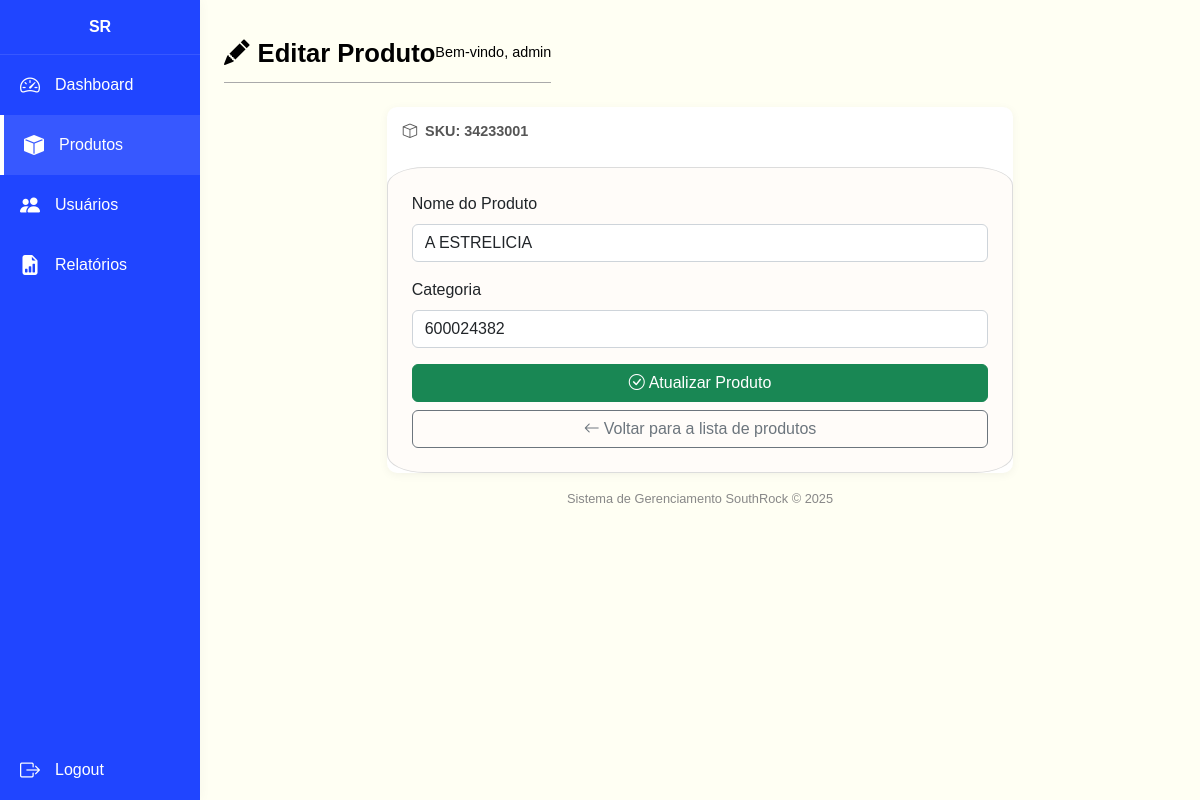
The page /pages/admin/editar_produto.php?sku=34233001 (signed in) on the database as committed earlier.
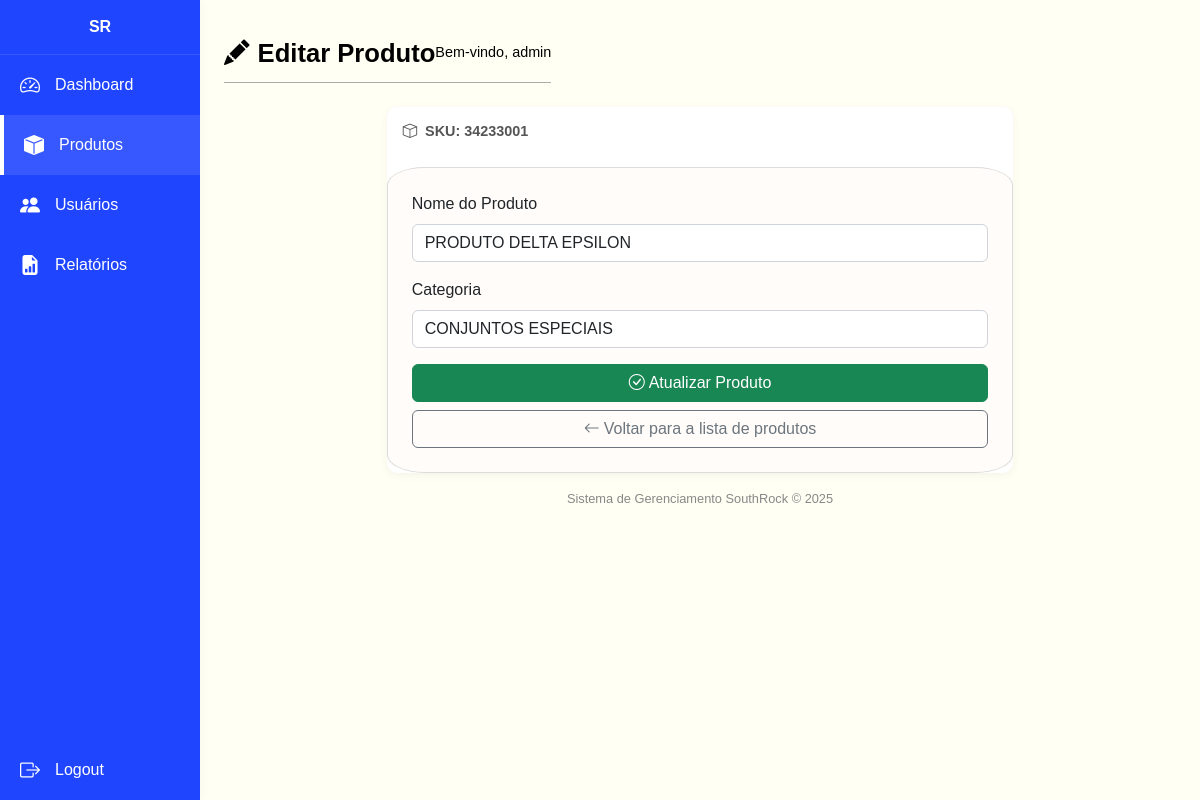
The same page on the database as committed later.
### tables this page shows
CREATE TABLE produtos (
    sku INT NOT NULL PRIMARY KEY,
    produto VARCHAR(255) NOT NULL,
    grupo VARCHAR(255) NOT NULL,
    unidade_medida VARCHAR(10) DEFAULT 'UN'
);

### pages/admin/editar_produto.php (the view, shortened to what this page needs)
<?php
include '../../includes/db.php';
$sku = '';
$produto = '';
$grupo = '';
if (isset($_GET['sku'])) {
    $sku = $_GET['sku'];
    $sqlSelect = "SELECT produto, grupo FROM produtos WHERE sku = ?";
    $stmtSelect = $conn->prepare($sqlSelect);
    $stmtSelect->bind_param('i', $sku);
    $stmtSelect->execute();
    $resultado = $stmtSelect->get_result();
    if ($resultado->num_rows > 0) {
        $row = $resultado->fetch_assoc();
        $produto = $row['produto'];
        $grupo = $row['grupo'];
    } else {
        $mensagem = "Produto não encontrado.";
    }
}
?>
<!DOCTYPE html>
<html lang="pt-BR">
<head>
    <link href="https://cdn.jsdelivr.net/npm/bootstrap@5.2.3/dist/css/bootstrap.min.css" rel="stylesheet">
    <link href="https://cdn.jsdelivr.net/npm/bootstrap-icons@1.10.0/font/bootstrap-icons.css" rel="stylesheet">
    <link rel="stylesheet" href="../../css/dashboard.css">
    <link rel="stylesheet" href="../../css/editar_produto.css">
</head>
<body>
    <div class="sidebar">
        <div class="sidebar-header">SR</div>
        <a href="dashboard.php">
            <i class="bi bi-speedometer2 icon"></i>
            <span class="text">Dashboard</span>
        </a>
        <a href="produtos.php" class="active">
            <i class="bi bi-box-fill icon"></i>
            <span class="text">Produtos</span>
        </a>
        <a href="usuarios.php">
            <i class="bi bi-people-fill icon"></i>
            <span class="text">Usuários</span>
        </a>
        <a href="relatorios.php">
            <i class="bi bi-file-earmark-bar-graph-fill icon"></i>
            <span class="text">Relatórios</span>
        </a>
        <div style="margin-top: auto;">
            <a href="logout.php">
                <i class="bi bi-box-arrow-right icon"></i>
                <span class="text">Logout</span>
            </a>
        </div>
    </div>
    <div class="content">
        <div class="container-fluid px-4 py-4">
            <div class="row mb-4">
                <div class="col-12 d-flex justify-content-between align-items-center">
                    <div class="dashboard-header">
                        <div class="painel-titulo">
                            <i class="bi bi-pencil-fill me-2"></i>Editar Produto
                        </div>
                        <div class="user-info">
                            Bem-vindo, <?php echo htmlspecialchars($_SESSION['username']); ?>
                        </div>
                    </div>
                </div>
            </div>
            <div class="row">
                <div class="col-md-8 mx-auto">
                    <div class="card estatistica-card">
                        <div class="card-header-flex p-3">
                            <h5 class="card-title">
                                <i class="bi bi-box me-2"></i>SKU: <?php echo htmlspecialchars($sku); ?>
                            </h5>
                        </div>
                        <div class="card-body p-4">
                            <form method="POST" action="">
                                <div class="mb-3">
                                    <label for="produto" class="form-label">Nome do Produto</label>
                                    <input type="text" name="produto" id="produto" value="<?php echo htmlspecialchars($produto); ?>" class="form-control" placeholder="Nome do Produto" required>
                                </div>
                                <div class="mb-3">
                                    <label for="grupo" class="form-label">Categoria</label>
                                    <input type="text" name="grupo" id="grupo" value="<?php echo htmlspecialchars($grupo); ?>" class="form-control" placeholder="Categoria" required>
                                </div>
                                <div class="d-grid gap-2">
                                    <button type="submit" name="atualizar" class="btn btn-success">
                                        <i class="bi bi-check-circle me-1"></i>Atualizar Produto
                                    </button>
                                    <a href="produtos.php" class="btn btn-outline-secondary">
                                        <i class="bi bi-arrow-left me-1"></i>Voltar para a lista de produtos
                                    </a>
                                </div>
                            </form>
                        </div>
                    </div>
                </div>
            </div>
            <div class="sistema-info text-center mt-3">
                Sistema de Gerenciamento SouthRock © <?php echo date('Y'); ?>
            </div>
        </div>
    </div>
</body>
</html>

Rows that differ between the two databases and show on the page:
changed produtos: produto "A ESTRELICIA" → "PRODUTO DELTA EPSILON"; grupo "600024382" → "CONJUNTOS ESPECIAIS"
